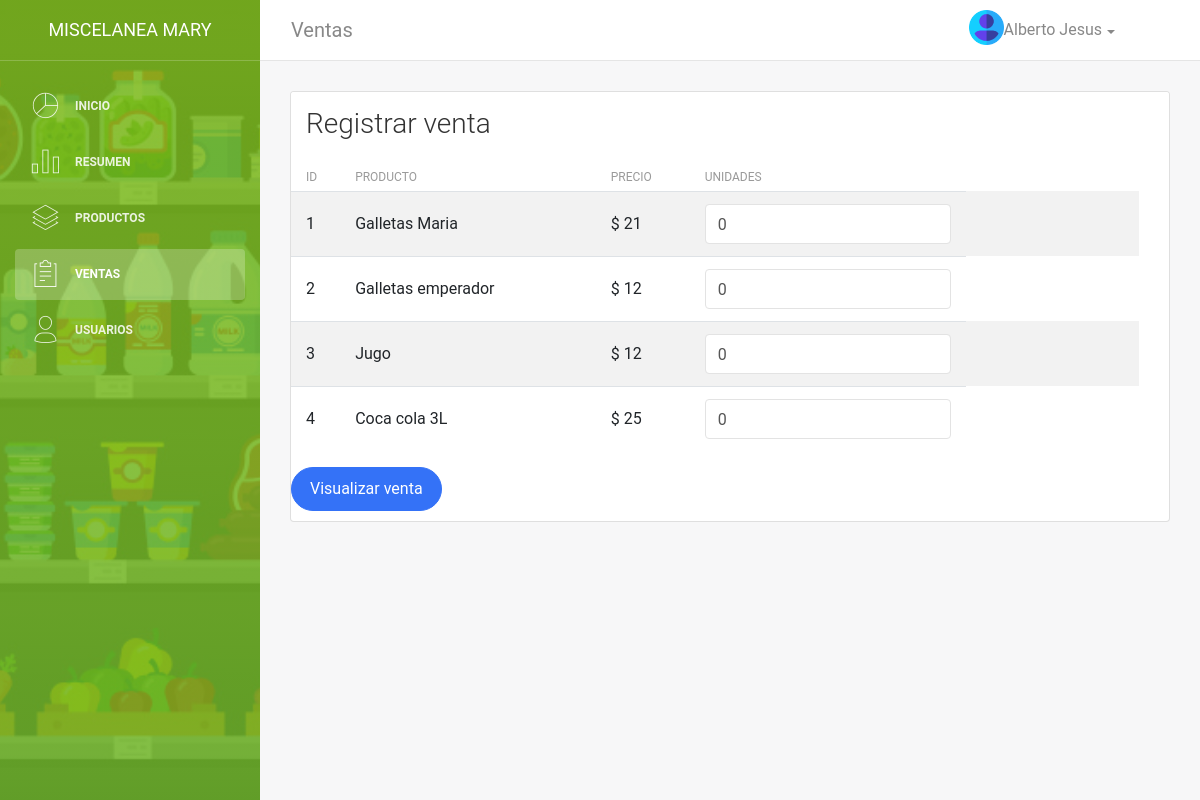
The page /dash/ventas/formVenta.php (signed in) on the database its author committed.
### tables this page shows
CREATE TABLE `productos` (
  `id` int(11) NOT NULL,
  `producto` varchar(100) NOT NULL,
  `precio` double NOT NULL,
  `id_estado` int(11) NOT NULL
);

### dao/Productos.php (called while the page is built, shortened)
<?php
	class Productos
	{
		private $id;
		private $producto;
		private $precio;
		function __construct($id,$producto,$precio,$id_estado)
		{
			$this->id=$id;
			$this->producto=$producto;
			$this->precio=$precio;
		}
		public function getId(){
			return $this->id;
		}
		public function getProducto(){
			return $this->producto;
		}
		public function getPrecio(){
			return $this->precio;
		}
		public function setConexion($conexion){
			$this->conexion=$conexion;
		}
		public function readProducto(){
			$productos= array();
			$query=
			"SELECT
				*
			FROM productos";
			$stmt=$this->conexion->prepare($query);
			if($stmt->execute()){
				while ($row = $stmt->fetch(PDO::FETCH_ASSOC)){
					extract($row);
					array_push($productos, new Productos($id,$producto,$precio,$id_estado));
				}
				return $productos;
			}else{
				echo "Error:  ".$stmt->errorInfo();
				return false;
			}
		}
	}
?>

### dash/ventas/formVenta.php (the view, shortened to what this page needs)
<?php
 $ruta="../../";
  include($ruta.'config/Precarga.php');
  include($ruta.'header/header_dashboard.php');
  include($ruta.'dao/Productos.php');
  $producto = new Productos('','','','','','');
  $producto->setConexion($bd);
  $productos=$producto->readProducto();
?>
            <div class="content">
                <div class="container-fluid">
                    <div class="row">
                        <div class="col-md-12">
                            <div class="card strpied-tabled-with-hover">
                                <div class="card-header ">
                                    <h3 class="card-title"><?=isset($_GET["id"])?"Editar":"Registrar"?> venta</h3>
                                </div>
                                <div class="card-body table-full-width table-responsive">
                                    <table class="table table-hover table-striped">
                                        <thead>
                                            <th>ID</th>
                                            <th>Producto</th>
                                            <th>Precio</th>
                                            <th>Unidades</th>
                                        </thead>
                                        <tbody>
                                            <?php
                                            $i=0;
                                            $palabra='unidades';
                                            foreach ($productos as $producto) {
                                                ?>
                                              <tr>
                                                <td><?=$producto->getId()?></td>
                                                <td><?=$producto->getProducto()?></td>
                                                <td>$ <?=$producto->getPrecio()?></td>
                                                <form action="listaProducto.php" method="POST">
                                                    <td>
                                                        <input class="form-control" type="number" min="0" value="0"
                                                        name="<?=$palabra.$i?>">
                                                    </td>
                                              </tr>
                                            <?php
                                                $i++;
                                            } ?>
                                        </tbody>
                                    </table>
                                        <button type="submit" class="btn btn-primary btn-fill btn-round "> Visualizar venta</button>
                                </div>
                            </div>
                        </div>
                    </div>
                </div>
            </div>
        </div>
    </div>
 <?php
  include($ruta.'footer/footer_dashboard.php');
  ?>

### rows shown on the page
productos: id "1", producto "Galletas Maria", precio "21"
productos: id "2", producto "Galletas emperador", precio "12"
productos: id "3", producto "Jugo", precio "12"
productos: id "4", producto "Coca cola 3L", precio "25"

### other values the page prints
$titulo "Ventas"
$_SESSION['nombre'] "Alberto Jesus"
